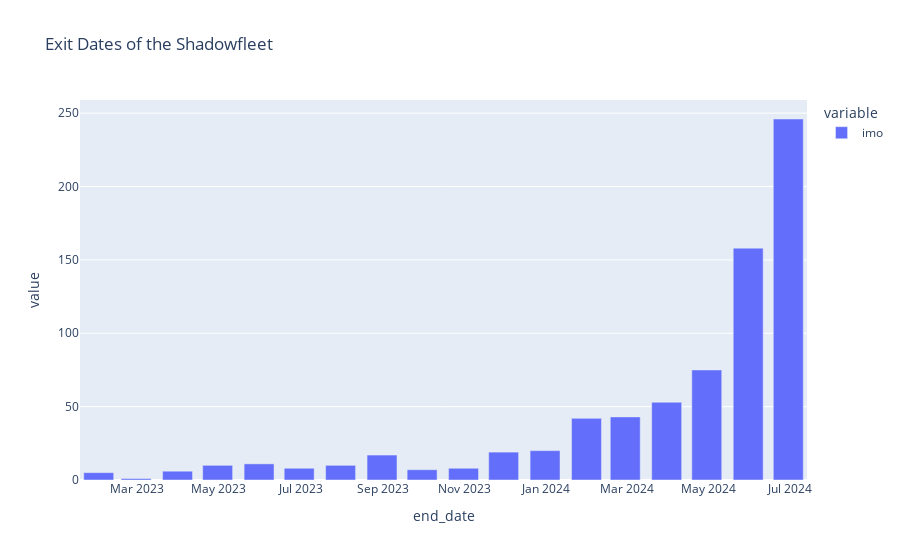

This figure's notebook cell:
### Code cell
# And what are the end dates? The last date (July 2024) should be discarded because it is not a real end date, but the end of measurements.

px.bar(uninsured.groupby('end_date').imo.count(),
       title='Exit Dates of the Shadowfleet',
       labels={'start_date':'Exit Date'})

### Figure 1 — Plotly figure (JSON) as saved in the notebook; plotly's stock layout.template omitted (floating-point values rounded to 4 significant figures)
{"data": [{"alignmentgroup": "True", "hovertemplate": "variable=imo<br>end_date=%{x}<br>value=%{y}<extra></extra>", "legendgroup": "imo", "marker": {"color": "#636efa", "pattern": {"shape": ""}}, "name": "imo", "offsetgroup": "imo", "orientation": "v", "showlegend": true, "textposition": "auto", "type": "bar", "x": ["2023-01-31T00:00:00", "2023-02-28T00:00:00", "2023-03-31T00:00:00", "2023-04-30T00:00:00", "2023-05-31T00:00:00", "2023-06-30T00:00:00", "2023-07-31T00:00:00", "2023-08-31T00:00:00", "2023-09-30T00:00:00", "2023-10-31T00:00:00", "2023-11-30T00:00:00", "2023-12-31T00:00:00", "2024-01-31T00:00:00", "2024-02-29T00:00:00", "2024-03-31T00:00:00", "2024-04-30T00:00:00", "2024-05-31T00:00:00", "2024-06-30T00:00:00"], "xaxis": "x", "y": [5, 1, 6, 10, 11, 8, 10, 17, 7, 8, 19, 20, 42, 43, 53, 75, 158, 246], "yaxis": "y"}], "layout": {"barmode": "relative", "legend": {"title": {"text": "variable"}, "tracegroupgap": 0}, "title": {"text": "Exit Dates of the Shadowfleet"}, "xaxis": {"anchor": "y", "domain": [0, 1], "title": {"text": "end_date"}}, "yaxis": {"anchor": "x", "domain": [0, 1], "title": {"text": "value"}}}}
